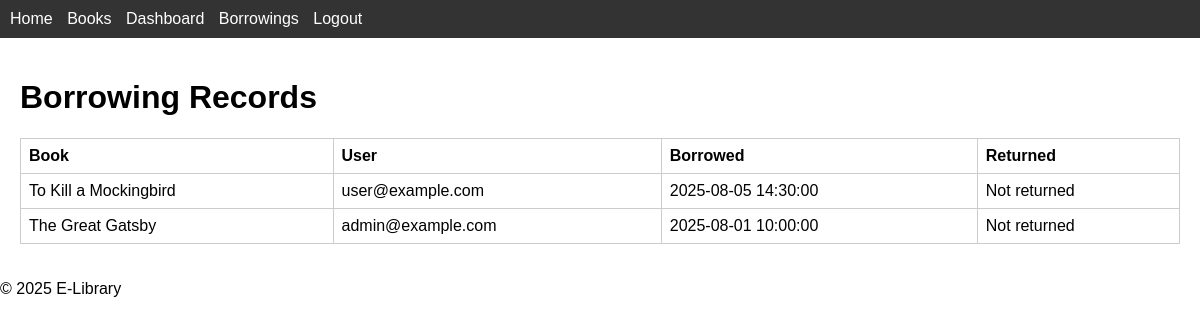
The page /index.php?page=borrowings (signed in) on the database as committed earlier.
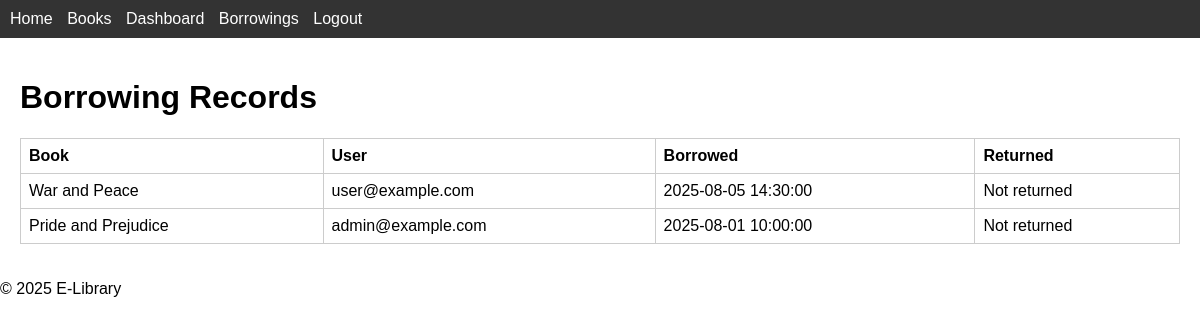
The same page on the database as committed later.
### tables this page shows
CREATE TABLE borrowings (
    id INT AUTO_INCREMENT PRIMARY KEY,
    user_id INT NOT NULL,
    book_id INT NOT NULL,
    borrow_date DATETIME DEFAULT CURRENT_TIMESTAMP,
    return_date DATETIME DEFAULT NULL,
    FOREIGN KEY (user_id) REFERENCES users(id),
    FOREIGN KEY (book_id) REFERENCES books(id)
);

CREATE TABLE books (
    id INT AUTO_INCREMENT PRIMARY KEY,
    title VARCHAR(255) NOT NULL,
    author VARCHAR(255) NOT NULL,
    category VARCHAR(100),
    isbn VARCHAR(20)
);

CREATE TABLE users (
    id INT AUTO_INCREMENT PRIMARY KEY,
    email VARCHAR(255) NOT NULL UNIQUE,
    password VARCHAR(255) NOT NULL,
    role ENUM('user','admin') DEFAULT 'user'
);

### controllers/borrowings.php (called while the page is built, shortened)
<?php
require_once __DIR__ . '/../models/borrow_model.php';
$records = get_all_borrowings();
include __DIR__ . '/../views/header.php';
include __DIR__ . '/../views/borrowings.php';
include __DIR__ . '/../views/footer.php';

### models/borrow_model.php (called while the page is built, shortened)
<?php
function get_all_borrowings() {
    $db = get_db();
    $stmt = $db->query('SELECT br.id as borrow_id, b.title, u.email, br.borrow_date, br.return_date
                        FROM borrowings br
                        JOIN books b ON br.book_id = b.id
                        JOIN users u ON br.user_id = u.id
                        ORDER BY br.borrow_date DESC');
    return $stmt->fetchAll(PDO::FETCH_ASSOC);
}

### views/borrowings.php (the view)
<h1>Borrowing Records</h1>
<table>
    <tr><th>Book</th><th>User</th><th>Borrowed</th><th>Returned</th></tr>
    <?php foreach ($records as $r): ?>
    <tr>
        <td><?php echo htmlspecialchars($r['title']); ?></td>
        <td><?php echo htmlspecialchars($r['email']); ?></td>
        <td><?php echo htmlspecialchars($r['borrow_date']); ?></td>
        <td><?php echo $r['return_date'] ? htmlspecialchars($r['return_date']) : 'Not returned'; ?></td>
    </tr>
    <?php endforeach; ?>
</table>

Rows that differ between the two databases and show on the page:
changed through a linked row, borrowings "user@example.com": book.title "To Kill a Mockingbird" → "War and Peace"
changed through a linked row, borrowings "admin@example.com": book.title "The Great Gatsby" → "Pride and Prejudice"
